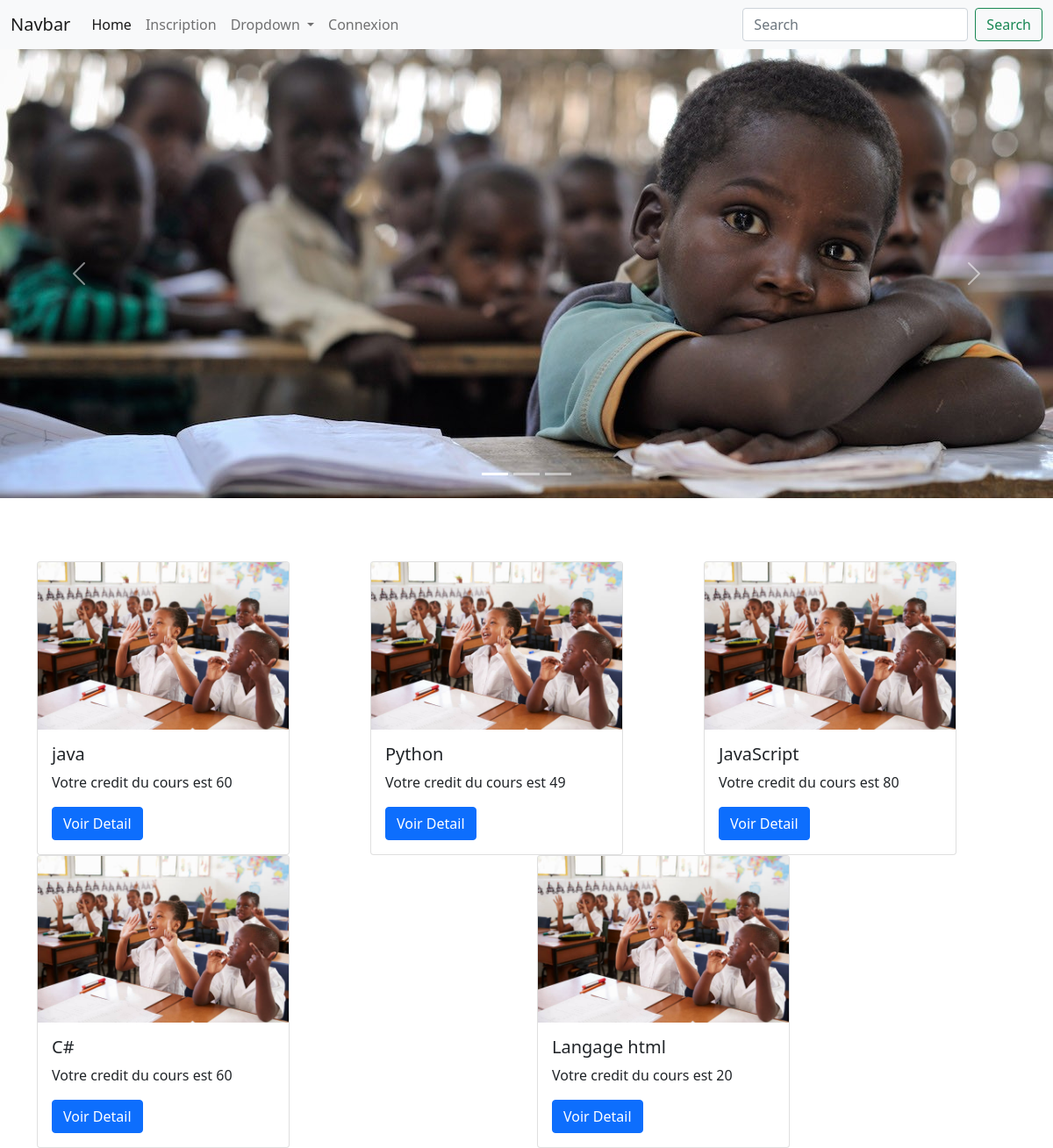
The page / on the database its author committed.
### inscription/models.py (models this page shows, shortened)
class Cours(models.Model):
    titre = models.CharField(max_length=15)
    credit = models.IntegerField()
    image = models.ImageField()

### inscription/views.py (the view)
# urls.py: path('',index_view),
def index_view(request,template_name='inscri/index.html'):
    cours = Cours.objects.all()
    context = {}
    context['cours'] =cours
    return render(request,template_name, context)

### inscription/templates/inscri/index.html (shortened to what this page needs)
{% extends 'inscri/base.html' %} {% load static %} {% block content %}
<div id="carouselExampleIndicators" class="carousel slide" data-bs-ride="carousel">
    <div class="carousel-indicators">
        <button type="button" data-bs-target="#carouselExampleIndicators" data-bs-slide-to="0" class="active" aria-current="true" aria-label="Slide 1"></button>
        <button type="button" data-bs-target="#carouselExampleIndicators" data-bs-slide-to="1" aria-label="Slide 2"></button>
        <button type="button" data-bs-target="#carouselExampleIndicators" data-bs-slide-to="2" aria-label="Slide 3"></button>
    </div>
    <div class="carousel-inner">
        <div class="carousel-item active">
            <img src="{% static 'cours/img/1.jpg' %}" class="d-block w-100" alt="...">
        </div>
    </div>
    <button class="carousel-control-prev" type="button" data-bs-target="#carouselExampleIndicators" data-bs-slide="prev">
    <span class="carousel-control-prev-icon" aria-hidden="true"></span>
  </button>
    <button class="carousel-control-next" type="button" data-bs-target="#carouselExampleIndicators" data-bs-slide="next">
    <span class="carousel-control-next-icon" aria-hidden="true"></span>
  </button>
</div>
<br><br><br>
<div class="container">
    <div class="row">
        {% for cour in cours %}
        <div class="col">
            <div class="card" style="width: 18rem;">
                <img src="{% static 'cours/img/4.jpg' %}" class="card-img-top" alt="...">
                <div class="card-body">
                    <h5 class="card-title">{{cour.titre}}</h5>
                    <p class="card-text">Votre credit du cours est {{cour.credit}}</p>
                    <a href="#" class="btn btn-primary">Voir Detail</a>
                </div>
            </div>
        </div>
        {% endfor %}
    </div>
</div>
{% endblock %}

### inscription/templates/inscri/base.html (shortened to what this page needs)
<!DOCTYPE html>
<html lang="en">
{% load static %}
<head>
    <link rel="stylesheet" href="{% static 'cours/css/bootstrap.min.css' %}">
    <link href="{% static 'fontawesomefree/css/fontawesome.css' %}" rel="stylesheet" type="text/css">
    <link href="{% static 'fontawesomefree/css/brands.css' %}" rel="stylesheet" type="text/css">
    <link href="{% static 'fontawesomefree/css/solid.css' %}" rel="stylesheet" type="text/css">
</head>
<body>
    {% include 'nav/header.html' %} {% block content %} {% endblock %}
</body>
</html>

### inscription/templates/nav/header.html (shortened to what this page needs)
<nav class="navbar navbar-expand-lg navbar-light bg-light">
    <div class="container-fluid">
        <a class="navbar-brand" href="#">Navbar</a>
        <div class="collapse navbar-collapse" id="navbarSupportedContent">
            <ul class="navbar-nav me-auto mb-2 mb-lg-0">
                <li class="nav-item">
                    <a class="nav-link active" aria-current="page" href="#">Home</a>
                </li>
                <li class="nav-item">
                    <a class="nav-link" href="{% url 'inscription' %}">Inscription</a>
                </li>
                <li class="nav-item dropdown">
                    <a class="nav-link dropdown-toggle" href="#" id="navbarDropdown" role="button" data-bs-toggle="dropdown" aria-expanded="false">
            Dropdown
          </a>
                </li>
                <li class="nav-item">
                    <a class="nav-link " href="{% url 'connexion' %}" tabindex="-1" aria-disabled="true">Connexion</a>
                </li>
            </ul>
            <form class="d-flex">
                <input class="form-control me-2" type="search" placeholder="Search" aria-label="Search">
                <button class="btn btn-outline-success" type="submit">Search</button>
            </form>
        </div>
    </div>
</nav>

### rows shown on the page
Cours: titre "java", credit "60"
Cours: titre "Python", credit "49"
Cours: titre "JavaScript", credit "80"
Cours: titre "C#", credit "60"
Cours: titre "Langage html", credit "20"
